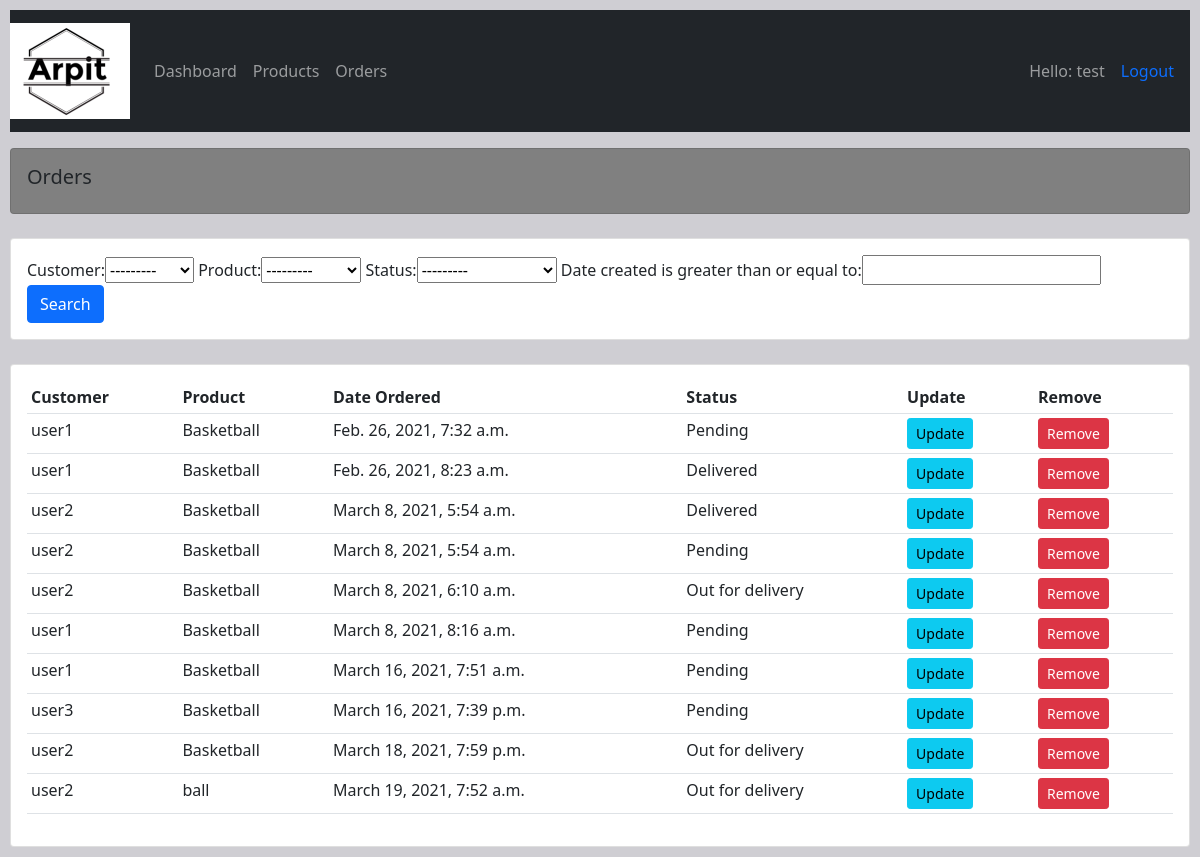
Screenshot of /orders/ (signed in) with the database file from the repository.
### crm1/models.py (models this page shows, shortened)
class Order(models.Model):
    STATUS = (
        ('Pending', 'Pending'),
        ('Out for delivery', 'Out for delivery'),
        ('Delivered', 'Delivered'),
    )
    customer = models.ForeignKey(
        Customer, null=True, on_delete=models.SET_NULL)
    product = models.ForeignKey(Product, null=True, on_delete=models.SET_NULL)
    date_created = models.DateTimeField(auto_now_add=True, null=True)
    status = models.CharField(max_length=200, choices=STATUS)

class Customer(models.Model):
    user = models.OneToOneField(User, null=True, on_delete=models.CASCADE)
    name = models.CharField(max_length=250, null=True)
    phone = models.CharField(max_length=15, null=True)
    email = models.EmailField(max_length=50, null=True)
    date_created = models.DateTimeField(auto_now_add=True, null=True)
    profile_picture = models.ImageField(default='Arpit.png',null=True, blank=True)
    def __str__(self):
        return str(self.name)

class Product(models.Model):
    CATEGORY = (
        ('Indoor', 'Indoor'),
        ('Outdoor', 'Outdoor'),
    )
    name = models.CharField(max_length=250, null=True)
    price = models.FloatField(null=True)
    category = models.CharField(max_length=250, null=True, choices=CATEGORY)
    description = models.CharField(max_length=200, null=True, blank=True
                                   )
    date_created = models.DateTimeField(auto_now_add=True, null=True)
    tags = models.ManyToManyField(Tag)
    def __str__(self):
        return self.name

### crm1/decorators.py (the view)
        def wrapper_func(request, *args, **kwargs):
            group = None
            if request.user.groups.exists():
                group = request.user.groups.all()[0].name
            if group in allowed_roles:
                return view_func(request, *args, **kwargs)
            else:
                return HttpResponse('You are not authorised to access this Page.')

### crm1/views.py (called while the page is built)
@login_required(login_url='login')
@allowed_users('admin')
def orders(request):
    orders = Order.objects.all()
    orderfilter = OrderFilterAll(request.GET , queryset=orders)
    orders = orderfilter.qs
    context ={'orders':orders,
            'orderfilter':orderfilter,
            }
    return render(request, 'crm1/orders.html', context)

### crm1/templates/crm1/orders.html
{% extends 'crm1/base.html' %}
{% block content %}
<div class="row">
    <div class="col-md ">
        <div class="card card-body " style = "background-color: grey;">
            <h5 class="card-title" >Orders</h5>
        </div>
        <br>
        <div class="row">
            <div class="col">
                <div class="card card-body">
                    <form method="get">
                        {{orderfilter.form}}
                        <button class="btn btn-primary" type="submit">Search</button>
                    </form>
                </div>
            </div>
        </div>
        <br>
        <div class="card card-body">
            <table class="table table-sm">
                <tr>
                    <th>Customer</th>
                    <th>Product</th>
                    <th>Date Ordered</th>
                    <th>Status</th>
                    <th>Update</th>
                    <th>Remove</th>
                </tr>
                {% for order in orders %}
                <tr>
                    <td>{{order.customer.name}}</td>
                    <td>{{order.product}}</td>
                    <td>{{order.date_created}}</td>
                    <td>{{order.status}}</td>
                    <td><a href="{% url 'update_order' order.id %}" class="btn btn-sm btn-info">Update</a></td>
                    <td><a href="{% url 'delete_order' order.id %}" class="btn btn-sm btn-danger">Remove</a></td>
                </tr>
                {% endfor %}
            </table>
        </div>
    </div>
</div>
{% endblock %}

### crm1/templates/crm1/navbar.html (shortened to what this page needs)
{% load static %}
<nav class="navbar navbar-expand-lg navbar-dark bg-dark">
  <a class="navbar-brand" href="#">
    <img src="{% static 'media/Arpit.png'%}" alt="Navabar">
  </a>
  <div class="collapse navbar-collapse" id="navbarNav">
    {% if request.user.is_staff %}
    <ul class="navbar-nav">
      <li class="nav-item active">
        <a class="nav-link" href="{% url 'home' %}">Dashboard </a>
      </li>
      <li class="nav-item">
        <a class="nav-link" href="{% url 'product' %}">Products</a>
      </li>
      <li class="nav-item">
        <a class="nav-link" href="{% url 'order' %}">Orders</a>
      </li>
    {% endif %}
    </ul>
  </div>
  <span class="navbar-text">
    Hello: {{request.user}}
  </span>
   <span>
    <a class="nav-link" href="{% url 'logout' %}">Logout</a>
   </span>
</nav>

### crm1/static/css/base.css (style rules this page uses)
body { background-color:#CFCED3; margin: 10px 10px 10px 10px; }

### rows the page displays
Order: customer.name "user1", product "Basketball", date_created "Feb. 26, 2021, 7:32 a.m.", status "Pending"
Order: customer.name "user1", product "Basketball", date_created "Feb. 26, 2021, 8:23 a.m.", status "Delivered"
Order: customer.name "user2", product "Basketball", date_created "March 8, 2021, 5:54 a.m.", status "Delivered"
Order: customer.name "user2", product "Basketball", date_created "March 8, 2021, 5:54 a.m.", status "Pending"
Order: customer.name "user2", product "Basketball", date_created "March 8, 2021, 6:10 a.m.", status "Out for delivery"
Order: customer.name "user1", product "Basketball", date_created "March 8, 2021, 8:16 a.m.", status "Pending"
Order: customer.name "user1", product "Basketball", date_created "March 16, 2021, 7:51 a.m.", status "Pending"
Order: customer.name "user3", product "Basketball", date_created "March 16, 2021, 7:39 p.m.", status "Pending"
Order: customer.name "user2", product "Basketball", date_created "March 18, 2021, 7:59 p.m.", status "Out for delivery"
Order: customer.name "user2", product "ball", date_created "March 19, 2021, 7:52 a.m.", status "Out for delivery"

### other values shown
{{ request.user }} "test"
